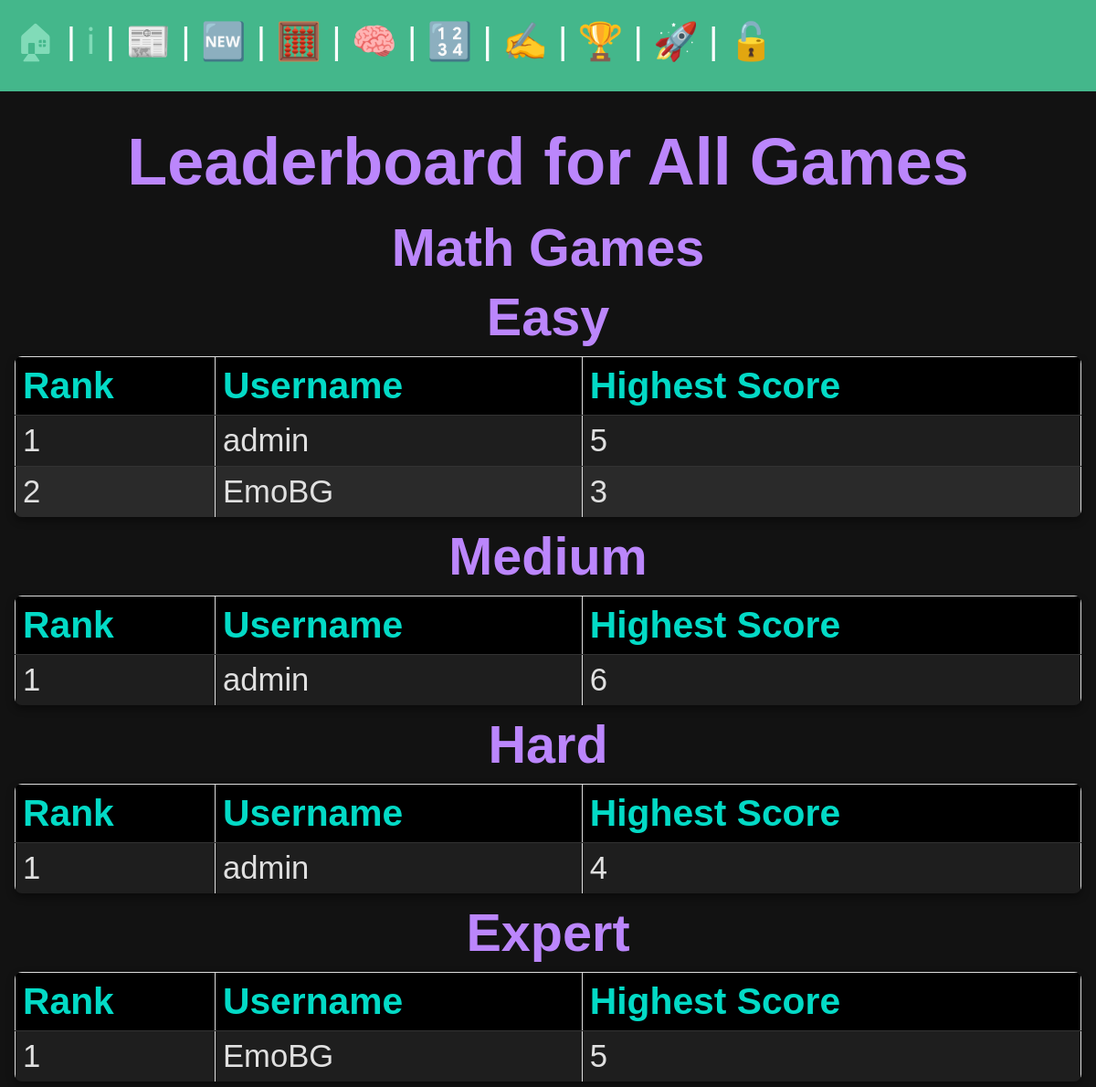
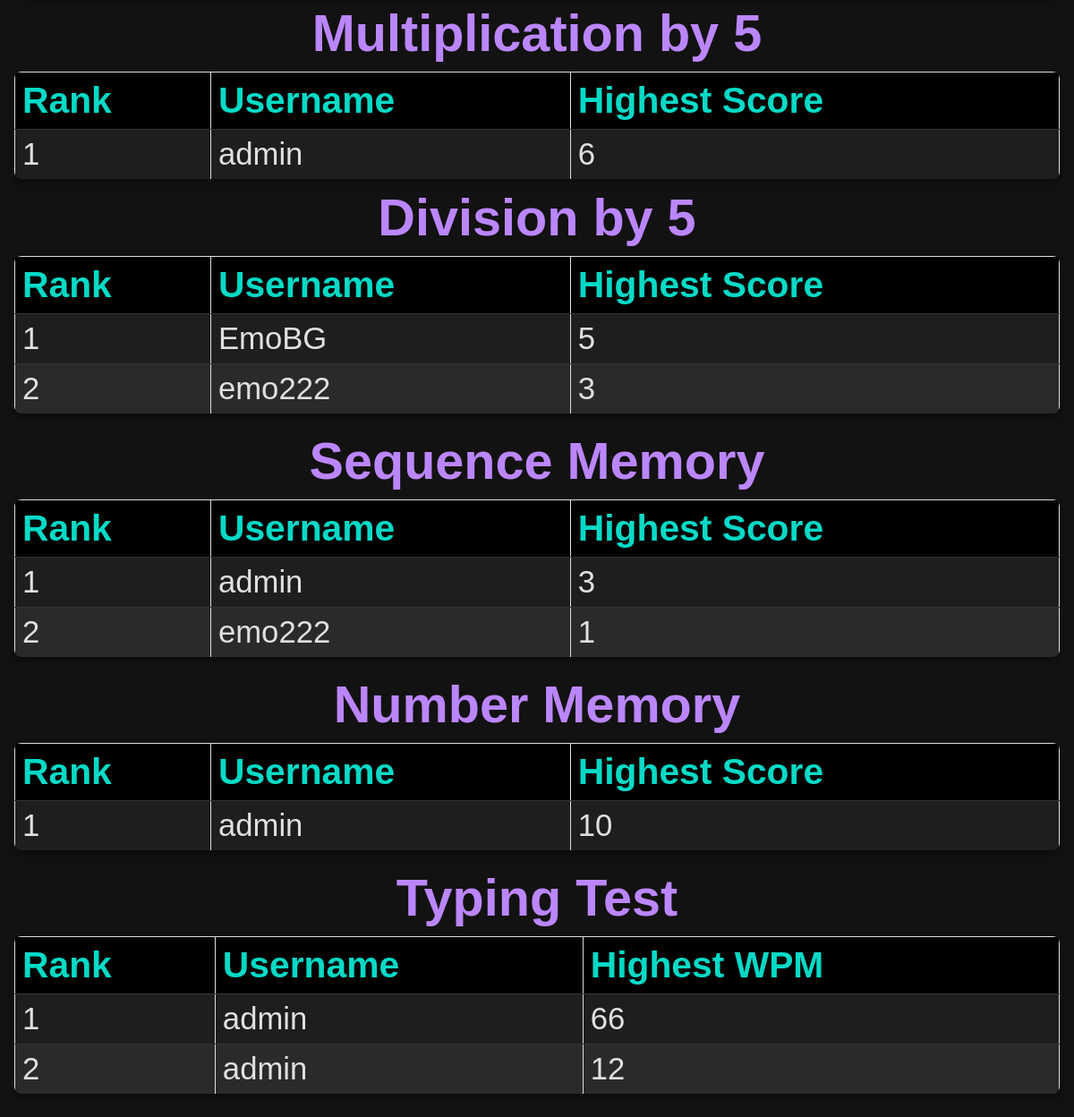
The app's page /leaderboards/, older data (2 pictures, top to bottom).
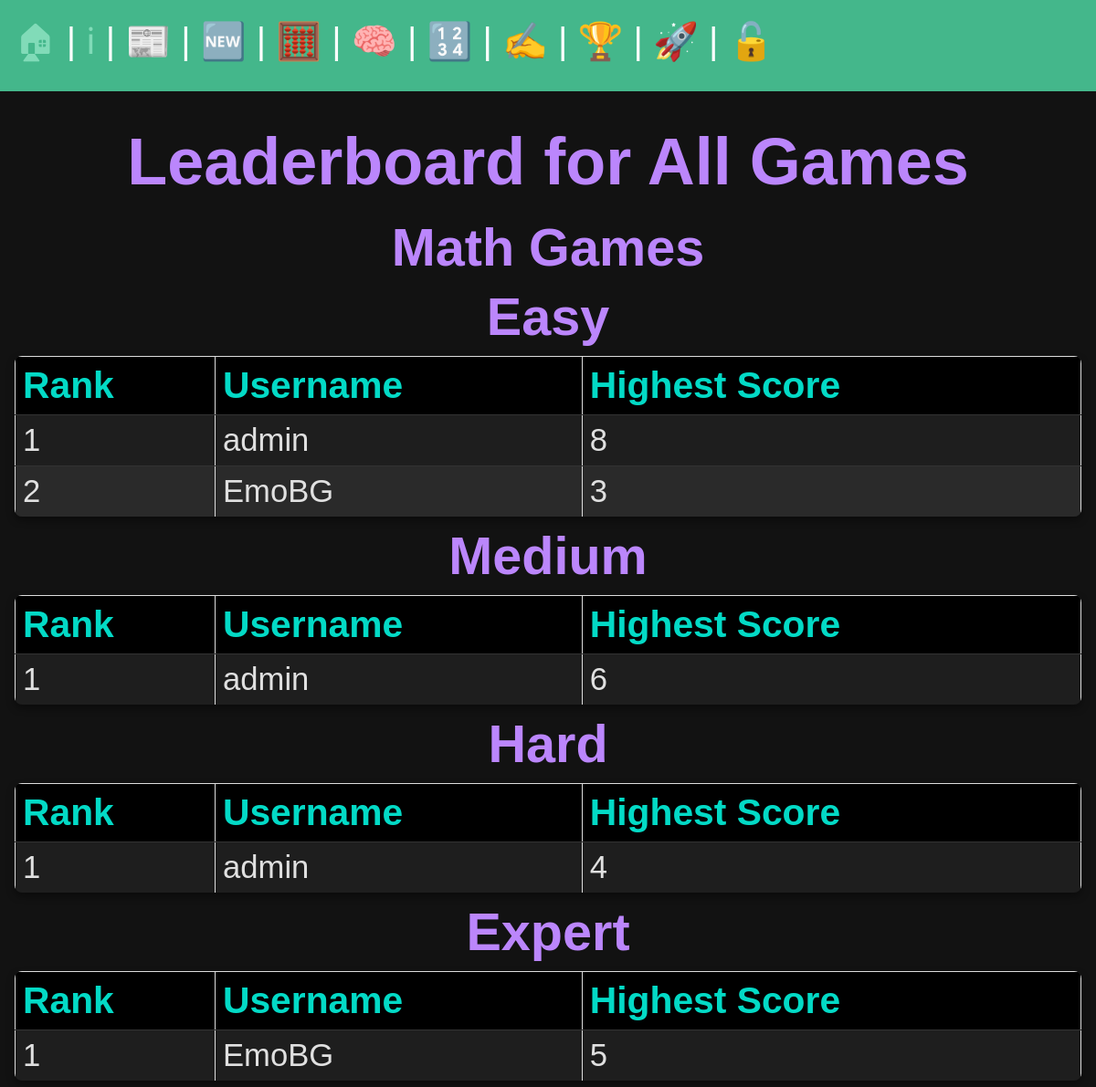
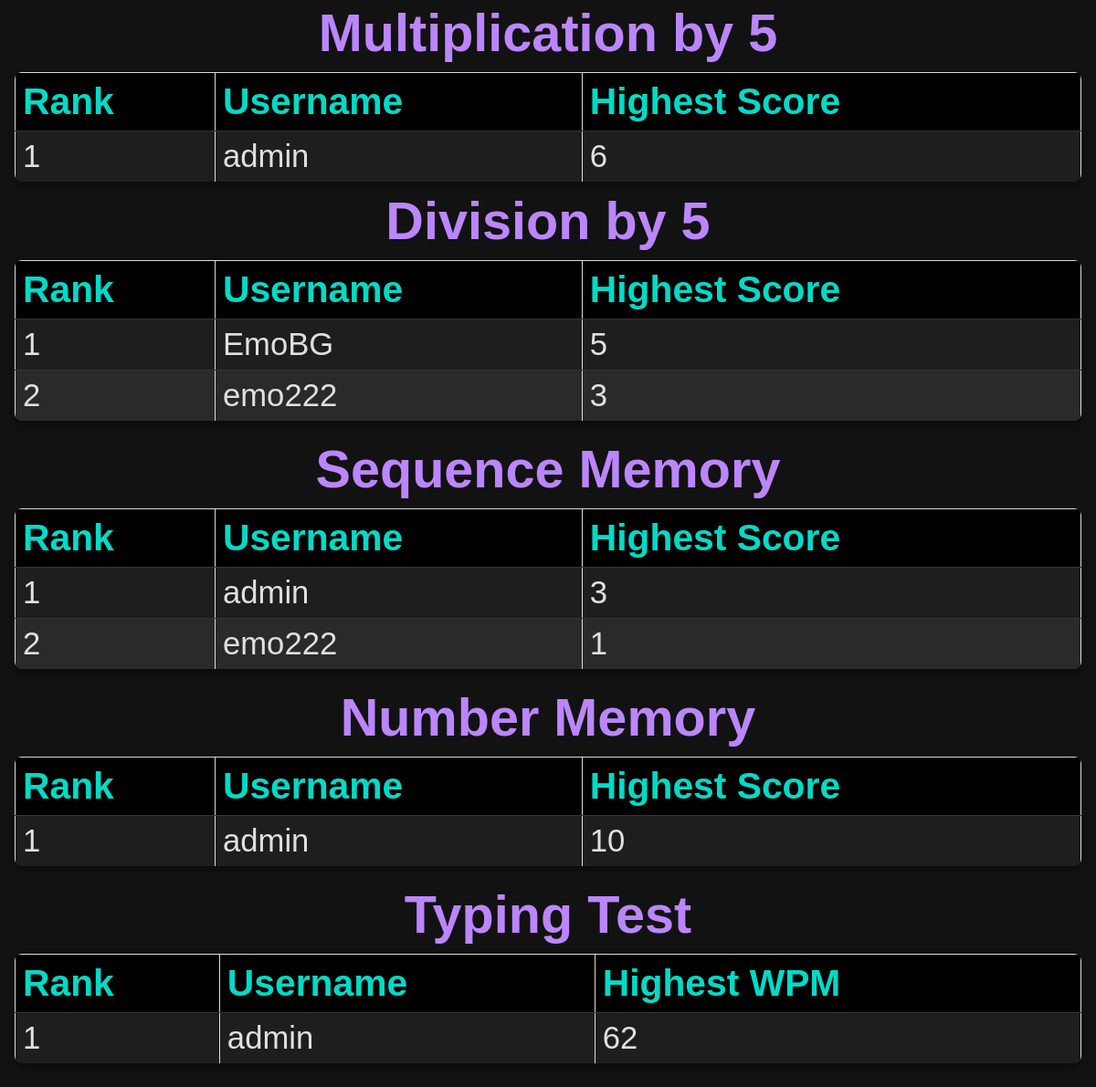
The same page, newer data (2 pictures, top to bottom).
### math_games/models.py (models this page shows, shortened)
class GameScore(models.Model):
    user = models.ForeignKey(User, on_delete=models.CASCADE)
    level = models.ForeignKey(GameLevel, on_delete=models.CASCADE)
    highest_score = models.IntegerField(default=0)
    date = models.DateTimeField(auto_now_add=True)
    class Meta:
        unique_together = ('user', 'level')

### sequence_memory/models.py (models this page shows, shortened)
class GameScoreSequenceMemory(models.Model):
    user = models.OneToOneField(User, on_delete=models.CASCADE)
    highest_score = models.IntegerField(default=0)
    date = models.DateTimeField(default=timezone.now)

### number_memory/models.py (models this page shows, shortened)
class GameScoreNumberMemory(models.Model):
    user = models.ForeignKey(User, on_delete=models.CASCADE)
    score = models.IntegerField()
    date = models.DateTimeField(default=timezone.now)

### typing_test/models.py (models this page shows, shortened)
class TypingTestResult(models.Model):
    user = models.ForeignKey(User, on_delete=models.CASCADE)
    wpm = models.FloatField()
    accuracy = models.FloatField()
    date = models.DateTimeField(auto_now_add=True)

### myproject/views.py (the view)
# urls.py: path('leaderboards/', views.all_leaderboards, name='all_leaderboards'),
def all_leaderboards(request):
    math_game_easy_scores = MathGameScore.objects.filter(level__name='easy').order_by('-highest_score')[:10]
    math_game_medium_scores = MathGameScore.objects.filter(level__name='medium').order_by('-highest_score')[:10]
    math_game_hard_scores = MathGameScore.objects.filter(level__name='hard').order_by('-highest_score')[:10]
    math_game_expert_scores = MathGameScore.objects.filter(level__name='expert').order_by('-highest_score')[:10]
    math_game_multiplication_by_5_scores = MathGameScore.objects.filter(level__name='multiplication_by_5').order_by('-highest_score')[:10]
    math_game_division_by_5_scores = MathGameScore.objects.filter(level__name='division_by_5').order_by('-highest_score')[:10]
    sequence_memory_scores = GameScoreSequenceMemory.objects.order_by('-highest_score')[:10]
    number_memory_scores = GameScoreNumberMemory.objects.order_by('-score')[:10]
    typing_test_scores = TypingTestResult.objects.order_by('-wpm')[:10]
    context = {
        'math_game_easy_scores': math_game_easy_scores,
        'math_game_medium_scores': math_game_medium_scores,
        'math_game_hard_scores': math_game_hard_scores,
        'math_game_expert_scores': math_game_expert_scores,
        'math_game_multiplication_by_5_scores': math_game_multiplication_by_5_scores,
        'math_game_division_by_5_scores': math_game_division_by_5_scores,
        'sequence_memory_scores': sequence_memory_scores,
        'number_memory_scores': number_memory_scores,
        'typing_test_scores': typing_test_scores,
    }
    return render(request, 'all_leaderboards.html', context)

### templates/all_leaderboards.html (shortened to what this page needs)
{% extends "base.html" %}
{% load static %}
{% block extra_css %}
<link rel="stylesheet" href="{% static 'css/all_leaderboards.css' %}">
{% endblock %}
{% block content %}
<div class="leaderboard-container">
    <h2>Leaderboard for All Games</h2>
    <h3>Math Games</h3>
<h4>Easy</h4>
<table>
    <thead>
        <tr>
            <th>Rank</th>
            <th>Username</th>
            <th>Highest Score</th>
        </tr>
    </thead>
    <tbody>
        {% for score in math_game_easy_scores %}
        {% if score.level.name == 'easy' %}
        <tr>
            <td data-label="Rank">{{ forloop.counter }}</td>
            <td data-label="Username">{{ score.user.username }}</td>
            <td data-label="Highest Score">{{ score.highest_score }}</td>
        </tr>
        {% endif %}
        {% empty %}
        <tr>
            <td colspan="3">No scores available.</td>
        </tr>
        {% endfor %}
    </tbody>
</table>
<h4>Medium</h4>
<table>
    <thead>
        <tr>
            <th>Rank</th>
            <th>Username</th>
            <th>Highest Score</th>
        </tr>
    </thead>
    <tbody>
        {% for score in math_game_medium_scores %}
        {% if score.level.name == 'medium' %}
        <tr>
            <td data-label="Rank">{{ forloop.counter }}</td>
            <td data-label="Username">{{ score.user.username }}</td>
            <td data-label="Highest Score">{{ score.highest_score }}</td>
        </tr>
        {% endif %}
        {% empty %}
        <tr>
            <td colspan="3">No scores available.</td>
        </tr>
        {% endfor %}
    </tbody>
</table>
<h4>Hard</h4>
<table>
    <thead>
        <tr>
            <th>Rank</th>
            <th>Username</th>
            <th>Highest Score</th>
        </tr>
    </thead>
    <tbody>
        {% for score in math_game_hard_scores %}
        {% if score.level.name == 'hard' %}
        <tr>
            <td data-label="Rank">{{ forloop.counter }}</td>
            <td data-label="Username">{{ score.user.username }}</td>
            <td data-label="Highest Score">{{ score.highest_score }}</td>
        </tr>
        {% endif %}
        {% empty %}
        <tr>
            <td colspan="3">No scores available.</td>
        </tr>
        {% endfor %}
    </tbody>
</table>
<h4>Expert</h4>
<table>
    <thead>
        <tr>
            <th>Rank</th>
            <th>Username</th>
            <th>Highest Score</th>
        </tr>
    </thead>
    <tbody>
        {% for score in math_game_expert_scores %}
        {% if score.level.name == 'expert' %}
        <tr>
            <td data-label="Rank">{{ forloop.counter }}</td>
            <td data-label="Username">{{ score.user.username }}</td>
            <td data-label="Highest Score">{{ score.highest_score }}</td>
        </tr>
        {% endif %}
        {% empty %}
        <tr>
            <td colspan="3">No scores available.</td>
        </tr>
        {% endfor %}
    </tbody>
</table>
<h4>Multiplication by 5</h4>
<table>
    <thead>
        <tr>
            <th>Rank</th>
            <th>Username</th>
            <th>Highest Score</th>
        </tr>
    </thead>
    <tbody>
        {% for score in math_game_multiplication_by_5_scores %}
        {% if score.level.name == 'multiplication_by_5' %}
        <tr>
            <td data-label="Rank">{{ forloop.counter }}</td>
            <td data-label="Username">{{ score.user.username }}</td>
            <td data-label="Highest Score">{{ score.highest_score }}</td>
        </tr>
        {% endif %}
        {% empty %}
        <tr>
            <td colspan="3">No scores available.</td>
        </tr>
        {% endfor %}
    </tbody>
</table>
<h4>Division by 5</h4>
<table>
    <thead>
        <tr>
            <th>Rank</th>
            <th>Username</th>
            <th>Highest Score</th>
        </tr>
    </thead>
    <tbody>
        {% for score in math_game_division_by_5_scores %}
        {% if score.level.name == 'division_by_5' %}
        <tr>
            <td data-label="Rank">{{ forloop.counter }}</td>
            <td data-label="Username">{{ score.user.username }}</td>
            <td data-label="Highest Score">{{ score.highest_score }}</td>
        </tr>
        {% endif %}
        {% empty %}
        <tr>
            <td colspan="3">No scores available.</td>
        </tr>
        {% endfor %}
    </tbody>
</table>
    <h3>Sequence Memory</h3>
    <table>
        <thead>
            <tr>
                <th>Rank</th>
                <th>Username</th>
                <th>Highest Score</th>
            </tr>
        </thead>
        <tbody>
            {% for score in sequence_memory_scores %}
            <tr>
                <td data-label="Rank">{{ forloop.counter }}</td>
                <td data-label="Username">{{ score.user.username }}</td>
                <td data-label="Highest Score">{{ score.highest_score }}</td>
            </tr>
            {% empty %}
            <tr>
                <td colspan="3">No scores available.</td>
            </tr>
            {% endfor %}
        </tbody>
    </table>
    <h3>Number Memory</h3>
    <table>
        <thead>
            <tr>
                <th>Rank</th>
                <th>Username</th>
                <th>Highest Score</th>
            </tr>
        </thead>
        <tbody>
            {% for score in number_memory_scores %}
            <tr>
                <td data-label="Rank">{{ forloop.counter }}</td>
                <td data-label="Username">{{ score.user.username }}</td>
                <td data-label="Highest Score">{{ score.score }}</td>
            </tr>
            {% empty %}
            <tr>
                <td colspan="3">No scores available.</td>
            </tr>
            {% endfor %}
        </tbody>
    </table>
    <h3>Typing Test</h3>
    <table>
        <thead>
            <tr>
                <th>Rank</th>
                <th>Username</th>
                <th>Highest WPM</th>
            </tr>
        </thead>
        <tbody>
            {% for score in typing_test_scores %}
            <tr>
                <td data-label="Rank">{{ forloop.counter }}</td>
                <td data-label="Username">{{ score.user.username }}</td>
                <td data-label="Highest Score">{{ score.wpm|floatformat:0 }}</td>
            </tr>
            {% empty %}
            <tr>
                <td colspan="3">No scores available.</td>
            </tr>
            {% endfor %}
        </tbody>
    </table>
</div>
{% endblock %}

### templates/base.html (shortened to what this page needs)
{% load static %}
<html lang="en">
<head>
    <link rel="stylesheet" href="{% static 'css/base.css' %}">
    {% block extra_css %}{% endblock %}
</head>
<body>
    <nav class="navbar">
        <a href="/"><span role="img" aria-label="Home" title="Home">🏠︎</span></a> |
        <a href="/about"><span role="img" aria-label="About" title="About">ℹ</span></a> |
        <a href="{% url 'posts:list' %}"><span role="img" aria-label="Posts">📰</span></a> |
        <a href="{% url 'posts:new_post' %}" title="New Post"><span role="img" aria-label="New Post">🆕</span></a> |
        <a href="{% url 'math_games:select_level' %}" title="Math Games"><span role="img" aria-label="Math Games">🧮</span></a> |
        <a href="{% url 'sequence_memory:play_game' %}" title="Sequence Memory"><span role="img" aria-label="Sequence Memory">🧠</span></a> |
        <a href="{% url 'number_memory:start_game' %}" title="Number Memory"><span role="img" aria-label="Number Memory">🔢</span></a> |
        <a href="{% url 'typing_test:typing_test' %}" title="Typing Test"><span role="img" aria-label="Typing Test">✍</span></a> |
        <a href="/leaderboards" title="Leaderboard"><span role="img" aria-label="Leaderboard">🏆</span></a> |
        {%if user.is_authenticated%}
            <form class="logout" action="{% url 'users:logout' %}" method="post">
                {% csrf_token %}
                <button class="logout-button" aria-label="User Logout" title="User Logout">👋</button>
            </form>
        {%else%}
            <a href="{% url 'users:register' %}" title="User Registration"><span role="img" aria-label="User Registration">🚀</span></a> |
            <a href="{% url 'users:login' %}" title="User Login"><span role="img" aria-label="User Login">🔓</span></a>
        {%endif%}
    </nav>
    <main>
        {%block content%}
        {%endblock%}
    </main>
</body>
</html>

### static/css/base.css (style rules this page uses)
* { margin: 0; padding: 0; box-sizing: border-box; font-family: 'Arial', sans-serif; }
body { min-height: 100vh; background-color: black; color: whitesmoke; font-size: 3rem; }
nav { padding: 1rem; background-color: #44B78B; color: white; font-size: 2.5rem; }
main { padding: 1rem; }
h1, h2 { font-size: 2.5rem; }
a { text-decoration: none; color: #81dbb8; }
table { width: 100%; border-collapse: collapse; margin-bottom: 20px; }
th, td { border: 1px solid #ddd; padding: 8px; }
th { background-color: black; color: whitesmoke; text-align: left; }
h3 { margin-top: 20px; }

### static/css/all_leaderboards.css (style rules this page uses)
body { font-family: 'Segoe UI', Tahoma, Geneva, Verdana, sans-serif; background-color: #121212; color: #e0e0e0; margin: 0; padding: 0; }
h2 { text-align: center; font-size: 1.5em; margin-top: 20px; color: #BB86FC; }
h3, h4 { color: #BB86FC; margin-bottom: 10px; text-align: center; font-size: 1.2em; }
table { width: 100%; margin: 10px auto; border-collapse: collapse; background-color: #1E1E1E; box-shadow: 0px 4px 8px rgba(0, 0, 0, 0.4); border-radius: 8px; overflow: hidden; font-size: 0.85em; }
thead { background-color: #333; color: #BB86FC; }
th, td { text-align: left; padding: 8px; border-bottom: 1px solid #333; font-size: 0.85em; }
th { font-size: 1em; color: #03DAC6; }
tr:nth-child(even) { background-color: #2A2A2A; }
tr:last-child td { border-bottom: none; }

Row changes from the older to the newer data that the page shows:
removed TypingTestResult: user.username "admin", wpm "66"
removed TypingTestResult: user.username "admin", wpm "12"
changed GameScore (number 1 of 8 on the later page): highest_score "5" → "8"
added TypingTestResult: user.username "admin", wpm "62"
